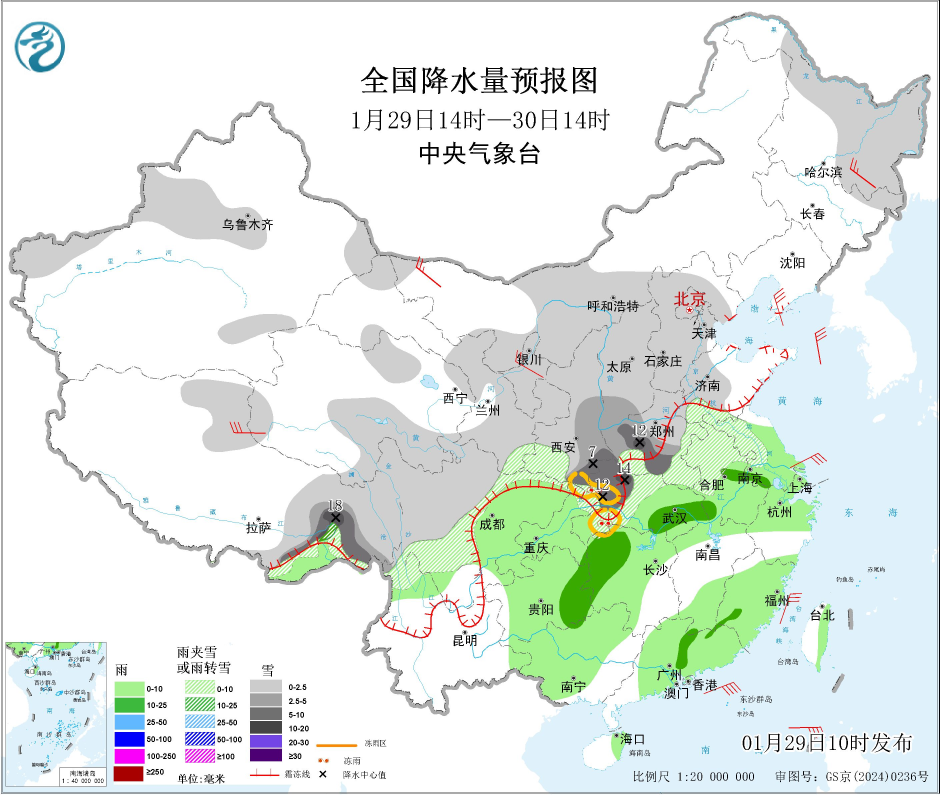
#> input picture test/gallery/cam_prec.jpg, 2818 x 2383 px (shown at 1/3 size)
$ python -i image.py   (imports and definitions only)
#> lines starting #> are read from the running program, lines starting #| are printed output that depends on the picture
### figengine/utils/logger.py
# figengine/utils/logger.py
# -*- coding: utf-8 -*-

"""
Project: FigEngine
File: logger.py
Author: Mute
Date: 2026/01/18
License: MIT License
Description: Centralized logging utility. Provides a hierarchical logger factory
             that automatically names loggers based on the calling module.
"""

import logging
import sys
import inspect
from typing import Optional

# 定义全局主 logger 名称
# 所有子模块的日志都将是它的子节点 (e.g. "FigEngine.core.image")
LOGGER_NAME = "FigEngine"

def _get_console_handler(formatter: logging.Formatter) -> logging.StreamHandler:
    """
    [Internal] 创建控制台处理器 (Stdout)。

    :param formatter: 日志格式化器。
    :return: 配置好的 StreamHandler。
    """
    handler = logging.StreamHandler(sys.stdout)
    handler.setFormatter(formatter)
    return handler

# [11 lines left out: function _get_file_handler, not called in this run]

def setup_logger(level: str = "INFO", log_file: Optional[str] = None) -> logging.Logger:
    """
    全局初始化或重新配置 FigEngine 的根 Logger。

    只需要在程序入口调用一次，所有子模块通过 get_logger() 获取的实例都会继承此配置。

    :param level: 日志级别 (type: str, default: "INFO")。
                  options: "DEBUG", "INFO", "WARNING", "ERROR", "CRITICAL"。
    :param log_file: (可选) 日志文件路径 (type: str)。
                     如果提供，日志将同时输出到控制台和该文件。
    :return: 配置完成的 Root Logger 实例。
    """
    # 1. 获取核心 Logger (父节点)
    logger = logging.getLogger(LOGGER_NAME)

    # 2. 转换日志级别字符串
    numeric_level = getattr(logging, level.upper(), logging.INFO)
    logger.setLevel(numeric_level)

    # 3. 清理旧的 Handler (防止重复打印，比如在 Jupyter 中多次运行)
    if logger.hasHandlers():
        logger.handlers.clear()

    # 4. 定义格式
    # 关键修改：%(name)s 会显示具体的子模块名称 (e.g., FigEngine.core.image)
    log_format = "[%(asctime)s] [%(levelname)s] [%(name)s] %(message)s"
    date_format = "%H:%M:%S" # 简化时间显示，只看时分秒
    formatter = logging.Formatter(fmt=log_format, datefmt=date_format)

    # 5. 添加控制台输出
    logger.addHandler(_get_console_handler(formatter))

    # 6. (可选) 添加文件输出
    if log_file:
        logger.addHandler(_get_file_handler(formatter, log_file))

    # 7. 禁止向上传播 (防止被 Python Root Logger 再次捕获导致双重打印)
    logger.propagate = False

    # 打印一条调试信息确认初始化完成
    # logger.debug(f"FigEngine Logger initialized at level {level}")
    return logger

def get_logger(name: Optional[str] = None) -> logging.Logger:
    """
    获取 Logger 实例。

    [Magic Feature]:
    如果未指定 name，该函数会自动通过 inspect 堆栈分析调用者所在的模块，
    并自动生成层级化的 Logger 名称 (e.g. "FigEngine.core.image")。

    这确保了：
    1. 日志来源清晰可查。
    2. 所有自动生成的 Logger 都是 LOGGER_NAME ("FigEngine") 的子节点，
       从而自动继承 setup_logger 设置的 Handler 和 Level。

    :param name: (可选) 手动指定 Logger 名称。通常不需要。
    :return: logging.Logger 实例。
    """
    if name is None:
        try:
            # 1. 获取调用栈的上一帧 (即调用 get_logger 的地方)
            stack = inspect.stack()
            caller_frame = stack[1]
            # 2. 获取该帧所在的模块
            module = inspect.getmodule(caller_frame[0])

            if module:
                # e.g., module_name = "figengine.core.image"
                module_name = module.__name__

                # 3. 优化命名显示
                # 将 "figengine" 替换为 "FigEngine" (保持大小写一致性)
                # 或者直接作为子节点挂载
                if module_name.startswith("figengine"):
                    # 替换前缀，变为 "FigEngine.core.image"
                    # 这样它就是 LOGGER_NAME ("FigEngine") 的子 Logger
                    # 会自动继承父节点的 Handler 和 Level
                    name = module_name.replace("figengine", LOGGER_NAME, 1)
                else:
                    # 如果是在外部脚本 (e.g. __main__) 中调用
                    name = f"{LOGGER_NAME}.{module_name}"
            else:
                name = LOGGER_NAME
        except Exception:
            # 兜底：如果 inspect 失败，返回主 logger
            name = LOGGER_NAME

    return logging.getLogger(name)

# --- 默认初始化 ---
# 默认开启 INFO，防止 import 时什么都不显示
# 用户可以在 main 函数中再次调用 setup_logger(level="DEBUG") 来覆盖此设置
setup_logger(level="INFO")

### figengine/core/image.py
# figengine/core/image.py
# -*- coding: utf-8 -*-

"""
Project: FigEngine
File: image.py
Author: Mute
Date: 2026/01/18
License: MIT License
Description: Core Image class. Wraps PIL.Image to provide enhanced features
             like physical units support, smart resizing, and easy annotations.
"""

from typing import Union, Tuple, Optional, Literal, Dict, Any
from PIL import Image as PILImage, ImageDraw, ImageFont
from ..engine.io import IOEngine
from ..engine.renderer import TextRenderer
from ..utils.logger import get_logger
from ..utils.validators import Validator
from ..utils.tools import Tools

logger = get_logger()

# [修改] 重命名为 PositionType，表示 9 个方位
PositionType = Literal["center", "top", "bottom", "left", "right",
                        "top_left", "top_right", "bottom_left", "bottom_right"]

class Image:
    """
    基础图像类。

    它是 FigEngine 的核心数据结构，封装了 PIL.Image 对象，
    增加了物理尺寸感知、智能缩放、标注等科研绘图常用功能。
    """

    def __init__(self, source: Union[str, PILImage.Image], label: Optional[str] = None, dpi: Optional[int] = None):
        """
        初始化 Image 对象。

        :param source: 图像来源 (type: str | PIL.Image)。
                       可以是文件路径，也可以是已存在的 PIL Image 对象。
        :param label: (可选) 图像标签 (type: str)。
                      后续可用于生成子图编号 (e.g. "a", "b")。
        :param dpi: (可选) 图像分辨率 (type: int, default: 300)。
                    如果 source 是文件且包含 DPI 信息，则自动读取；否则默认 300。
        """
        if label is not None:
            self.label = label
        else:
            if isinstance(source, str):
                self.label = source
            else:
                self.label = "Unnamed Image"
        # 加载逻辑委托给 Engine
        if isinstance(source, str):
            self._pil_image = IOEngine.load(source)
            file_dpi = self._pil_image.info.get('dpi')
            self.dpi = dpi if dpi else (int(file_dpi[0]) if file_dpi else 300)
            self.source_path = source
        elif isinstance(source, PILImage.Image):
            self._pil_image = source
            self.source_path = None
            self.dpi = dpi if dpi else 300
        else:
            raise TypeError(f"Source must be file path or PIL Image object, got {type(source)}")
        Validator.validate_dpi(self.dpi)


    # [87 lines left out: functions new, size, get_size, width, height, aspect_ratio and 1 more, not called in this run]


    def get_internal_image(self) -> PILImage.Image:
        """仅供 Engine 内部使用的接口，返回底层的 PIL Image 对象。"""
        return self._pil_image


    # [1169 lines left out: functions resize, crop, pad_to_size, overlay, add_ticks, rotate and 8 more, not called in this run]


>>> import cv2
>>> picture = cv2.imread('../../test/gallery/cam_prec.jpg', cv2.IMREAD_GRAYSCALE)
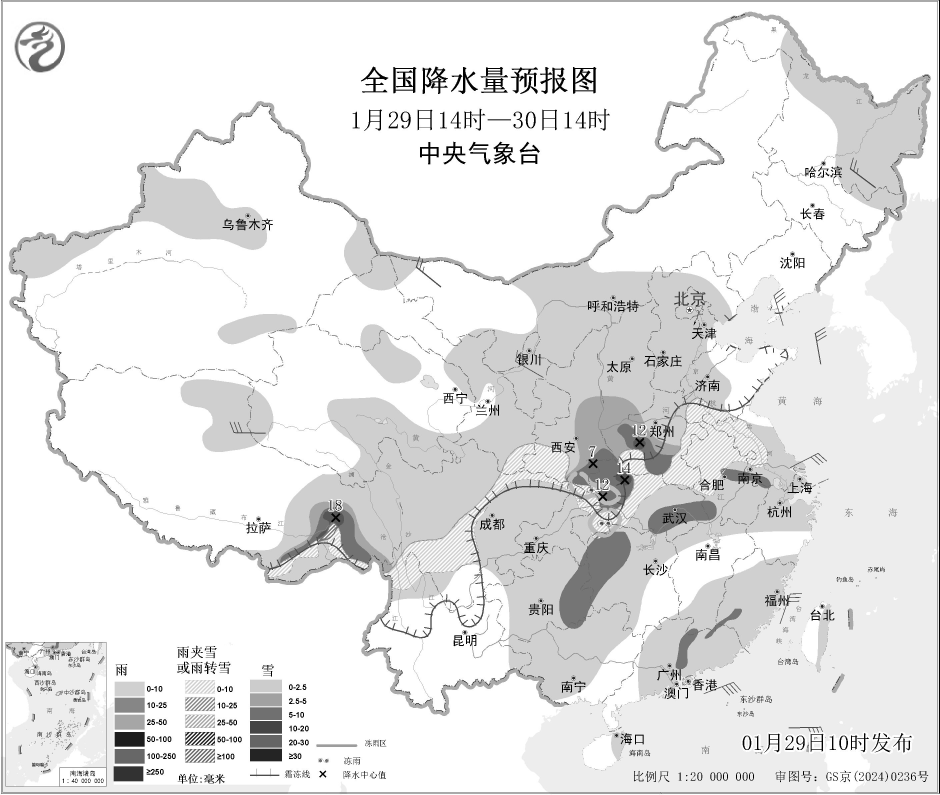
#> picture: shape (2383, 2818) (shown at 1/3 size); min 0, max 255, mean 232.2
#> (the run stopped early here; a loop or call above may not have finished)

$ run again, on test/gallery/cam_t2m.jpg
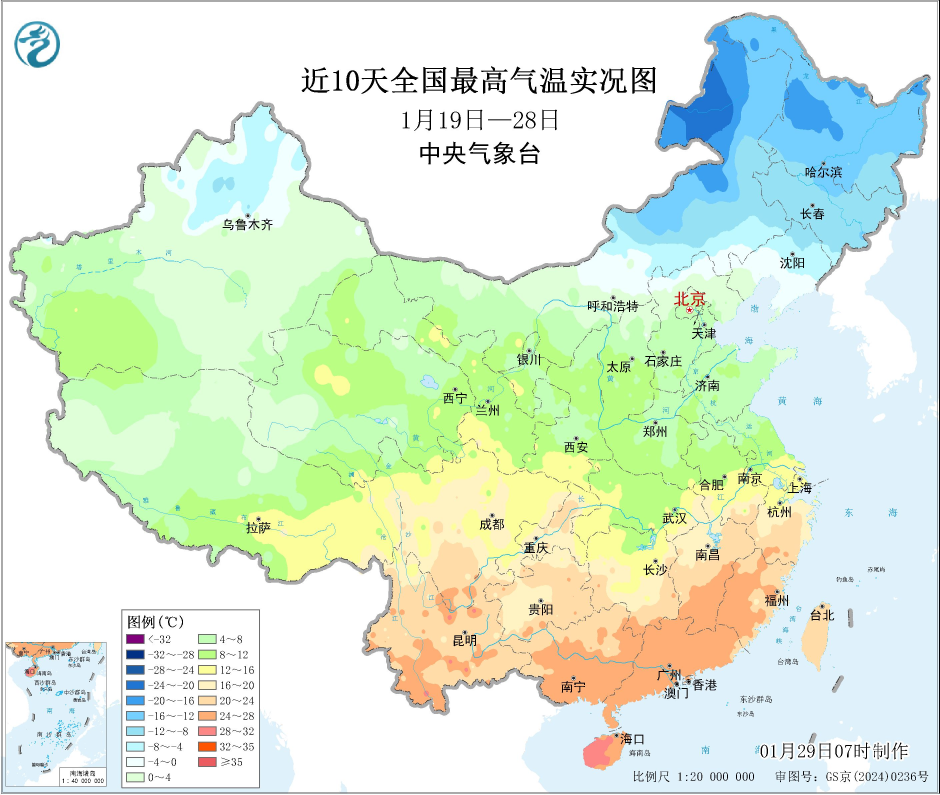
#> input picture test/gallery/cam_t2m.jpg, 2818 x 2383 px (shown at 1/3 size)
#> `picture = cv2.imread('../../test/gallery/cam_prec.jpg', cv2.IMREAD_GRA..`:
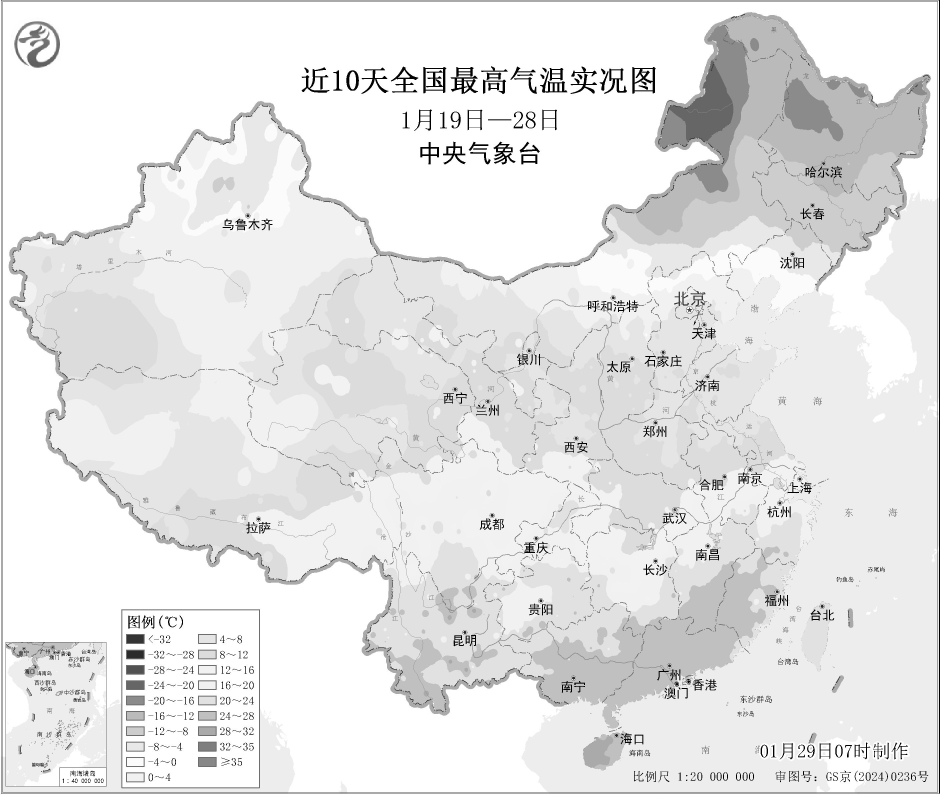
#> picture: shape (2383, 2818) (shown at 1/3 size); min 0, max 255, mean 230.5
